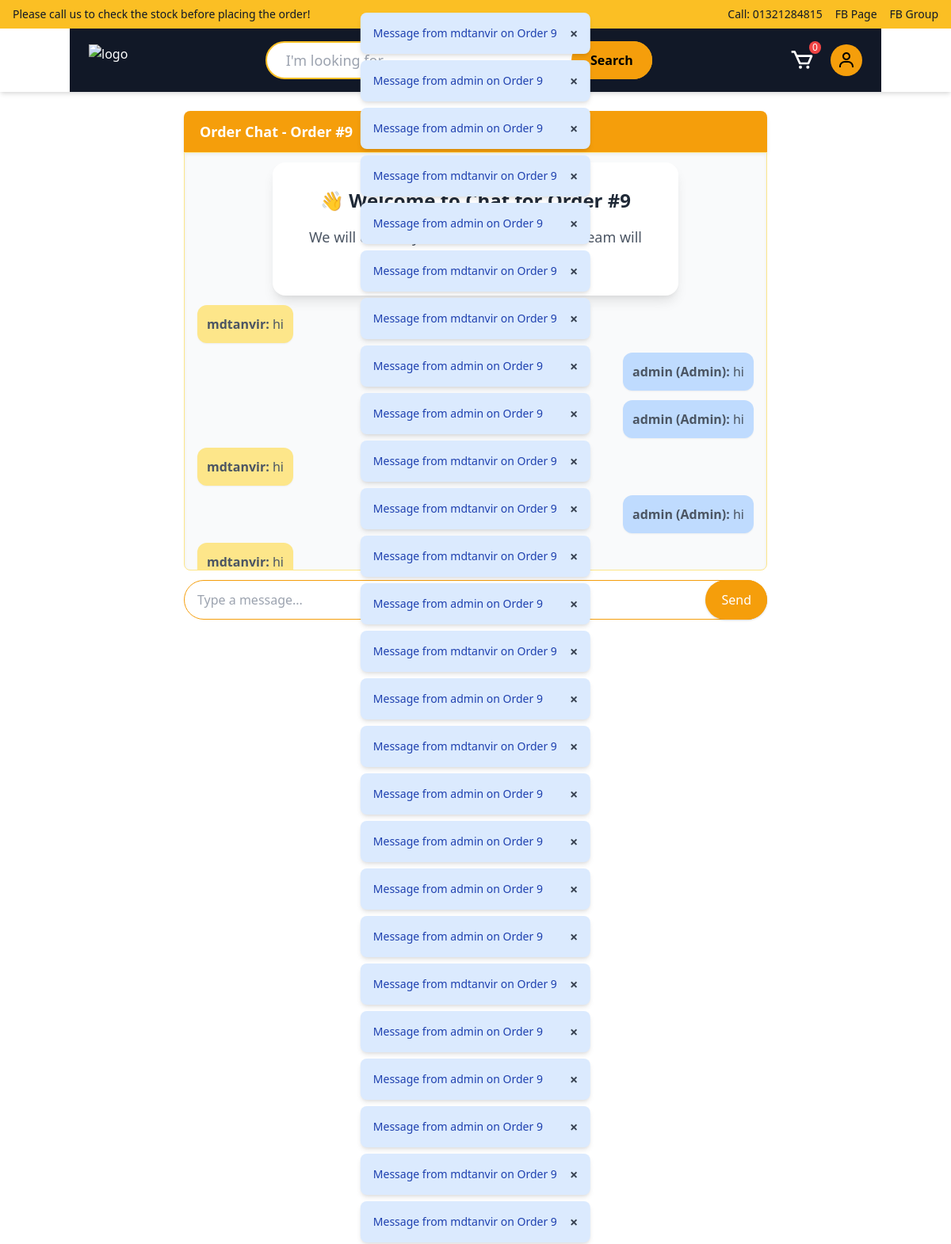
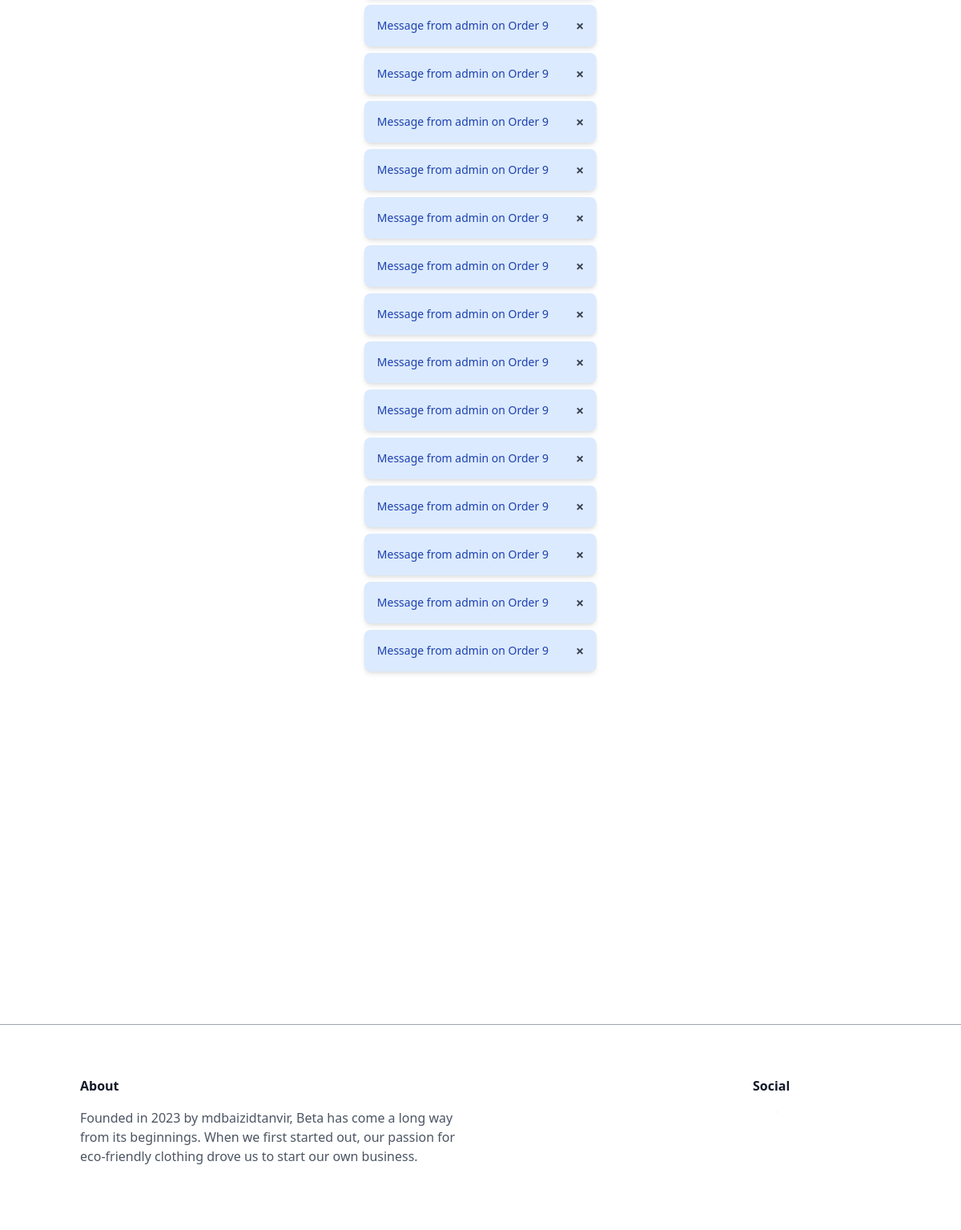
The app's page /messages/order/9/ (signed in) with its own data (2 pictures, top to bottom).
### messageapp/models.py (models this page shows)
class Message(models.Model):
    order = models.ForeignKey(Order, on_delete=models.CASCADE, related_name="messages")
    sender = models.ForeignKey(User, on_delete=models.CASCADE)
    text = models.TextField()
    is_admin = models.BooleanField(default=False)
    is_read = models.BooleanField(default=False)  # ✅ new field
    timestamp = models.DateTimeField(auto_now_add=True)
    def __str__(self):
        return f"Message from {self.sender.username} on Order {self.order.id}"

### app/models.py (models this page shows, shortened)
class Order(models.Model):
    STATUS_CHOICES = [
        ('pending', 'Pending'),
        ('shipped', 'Shipped'),
        ('delivered', 'Delivered'),
            ('cancelled', 'Cancelled'),  # ✅ new
    ]
    PAYMENT_STATUS_CHOICES = [
        ('pending', 'Pending'),
        ('paid', 'Paid'),
        ('failed', 'Failed'),
    ]
    user = models.ForeignKey(User, on_delete=models.CASCADE, null=True, blank=True)
    products = models.ManyToManyField(Product, through='OrderItem')
    total_price = models.DecimalField(max_digits=10, decimal_places=2, null=True, blank=True)
    created_at = models.DateTimeField(auto_now_add=True)
    status = models.CharField(max_length=100, choices=STATUS_CHOICES, default='pending')
    payment_staus = models.CharField(max_length=300, choices=PAYMENT_STATUS_CHOICES, default='pending')
    email = models.EmailField()
    phone = models.CharField(max_length=100)
    address = models.TextField()
    zip_code = models.CharField(max_length=20)
    delivery_date = models.DateField(null=True, blank=True)
    card_last4 = models.CharField(max_length=4, blank=True, null=True)
    paid_at = models.DateTimeField(null=True, blank=True)  # ✅ new field to track when payment was made
    stripe_payment_intent = models.CharField(max_length=255, null=True, blank=True)  # ✅ Add this line

### messageapp/views.py (the view)
# urls.py: path("messages/order/<int:order_id>/", views.order_messages, name="order_messages"),
@login_required
def order_messages(request, order_id):
    order = get_object_or_404(Order, id=order_id)
    if not request.user.is_staff and order.user != request.user:
        return HttpResponseForbidden("You cannot access this order.")
    messages = order.messages.all().order_by('timestamp')
    return render(request, 'message/order_messages.html', {
        'order': order,
        'messages': messages
    })

### templates/message/order_messages.html (shortened to what this page needs)
{% extends "base.html" %}
{% block body %}
<div class="mx-auto max-w-3xl h-[20rem] container px-4 mt-6 flex flex-col" style="height: 642px">
    <div class="py-3 px-5 bg-yellow-500 rounded-t-lg text-white font-bold text-lg shadow-md">
        Order Chat - Order #{{ order.id }}
    </div>
<div id="chat-box" class="flex-1 overflow-y-auto px-4 py-3 space-y-3 flex flex-col bg-gray-50 border border-yellow-200 rounded-b-lg shadow-inner">
  <div class="flex items-center justify-center min-h-[40vh]">
  <div class="text-center bg-white shadow-lg rounded-2xl p-8 max-w-lg">
    <h1 class="text-lg md:text-2xl font-bold text-gray-800 mb-4">
      👋 Welcome to Chat for Order #{{ order.id }}
    </h1>
    <p class="text-gray-600 text-base md:text-lg leading-relaxed">
      We will discuss your order here, and our team will respond shortly.
    </p>
  </div>
</div>
    {% for msg in messages %}
        <div class="p-3 rounded-xl  max-w-[70%] break-words shadow-sm {% if  msg.is_admin %} bg-blue-200 self-end text-right {% else %}bg-yellow-200 self-start text-left {% endif %}"><b>{{ msg.sender.username }}{% if msg.is_admin %} (Admin){% endif %}:</b> {{ msg.text }}</div>
    {% endfor %}
</div>
    <div class="relative mt-3">
<button id="chat-message-send"  class="absolute top-0 right-0 h-full px-5 bg-yellow-500 text-white rounded-full hover:bg-yellow-600 transition duration-300 shadow">Send</button>
</div>
</div>
{% endblock %}

### templates/base.html (shortened to what this page needs)
<!DOCTYPE html>
<html lang="en">
<head>
  <link rel="stylesheet" href="https://unpkg.com/tailwindcss@2.2.19/dist/tailwind.min.css"/>
</head>
<body class="bg-white text-gray-600 work-sans leading-normal text-base tracking-normal min-h-screen flex flex-col">
  {% include 'Navbar.html' %}
{% if messages %}
  <div class="fixed top-4 left-1/2 transform -translate-x-1/2 z-50 space-y-2">
    {% for message in messages %}
      <div class="flex items-center justify-between px-4 py-3 rounded-lg shadow-md text-sm
                  {% if message.tags == 'success' %} bg-green-100 text-green-800
                  {% elif message.tags == 'error' %} bg-red-100 text-red-800
                  {% elif message.tags == 'warning' %} bg-yellow-100 text-yellow-800
                  {% else %} bg-blue-100 text-blue-800 {% endif %} fade-message">
        <span>{{ message }}</span>
        <button class="ml-4 text-lg font-bold text-gray-700 hover:text-gray-900 close-btn">&times;</button>
      </div>
    {% endfor %}
  </div>
{% endif %}
  <main class="flex-grow">
    {% block body %}
    {% endblock %}
  </main>
  <footer class="mt-auto bg-white py-8 border-t border-gray-400">
    <div class="container mx-auto flex px-3 py-8">
      <div class="w-full mx-auto flex flex-wrap">
        <div class="flex w-full lg:w-1/2">
          <div class="px-3 md:px-0">
            <h3 class="font-bold text-gray-900">About</h3>
            <p class="py-4">
              Founded in 2023 by mdbaizidtanvir, Beta  has come a long way from its beginnings. When we first started out, our passion for eco-friendly clothing drove us to start our own business.
            </p>
          </div>
        </div>
        <div class="flex w-full lg:w-1/2 lg:justify-end lg:text-right mt-6 md:mt-0">
          <div class="px-3 md:px-0">
            <h3 class="text-left font-bold text-gray-900">Social</h3>
            <div class="w-full flex items-center py-4 mt-0">
              <a href="#" class="mx-2">
                <svg class="w-6 h-6 fill-current" viewBox="0 0 24 24">
                  <path d="M23.953 4.57a10 10 0 01-2.825.775..."></path>
                </svg>
              </a>
              <a href="#" class="mx-2">
                <svg class="w-6 h-6 fill-current" viewBox="0 0 24 24">
                  <path d="M24 12.073c0-6.627-5.373-12..."></path>
                </svg>
              </a>
              <a href="#" class="mx-2">
                <svg class="w-6 h-6 fill-current" viewBox="0 0 24 24">
                  <path d="M12 0C8.74 0 8.333.015..."></path>
                </svg>
              </a>
              <a href="#" class="mx-2">
                <svg class="w-6 h-6 fill-current" viewBox="0 0 24 24">
                  <path d="M12.017 0C5.396 0 .029 5.367..."></path>
                </svg>
              </a>
            </div>
          </div>
        </div>
      </div>
    </div>
  </footer>
</body>
</html>

### records on screen
Message: sender+order "Message from mdtanvir on Order 9", sender.username "mdtanvir", text "hi"
Message: sender+order "Message from admin on Order 9", sender.username "admin", is_admin "(Admin)", text "hi"
Message: sender+order "Message from admin on Order 9", sender.username "admin", is_admin "(Admin)", text "hi"
Message: sender+order "Message from mdtanvir on Order 9", sender.username "mdtanvir", text "hi"
Message: sender+order "Message from admin on Order 9", sender.username "admin", is_admin "(Admin)", text "hi"
Message: sender+order "Message from mdtanvir on Order 9", sender.username "mdtanvir", text "hi"
Message: sender+order "Message from mdtanvir on Order 9"
Message: sender+order "Message from admin on Order 9"
Message: sender+order "Message from admin on Order 9"
Message: sender+order "Message from mdtanvir on Order 9"
Message: sender+order "Message from mdtanvir on Order 9"
Message: sender+order "Message from mdtanvir on Order 9"
Message: sender+order "Message from admin on Order 9"
Message: sender+order "Message from mdtanvir on Order 9"
Message: sender+order "Message from admin on Order 9"
Message: sender+order "Message from mdtanvir on Order 9"
Message: sender+order "Message from admin on Order 9"
Message: sender+order "Message from admin on Order 9"
Message: sender+order "Message from admin on Order 9"
Message: sender+order "Message from admin on Order 9"
Message: sender+order "Message from mdtanvir on Order 9"
Message: sender+order "Message from admin on Order 9"
Message: sender+order "Message from admin on Order 9"
Message: sender+order "Message from admin on Order 9"
Message: sender+order "Message from mdtanvir on Order 9"
Message: sender+order "Message from mdtanvir on Order 9"
Message: sender+order "Message from admin on Order 9"
Message: sender+order "Message from admin on Order 9"
Message: sender+order "Message from admin on Order 9"
Message: sender+order "Message from admin on Order 9"
Message: sender+order "Message from admin on Order 9"
Message: sender+order "Message from admin on Order 9"
Message: sender+order "Message from admin on Order 9"
Message: sender+order "Message from admin on Order 9"
Message: sender+order "Message from admin on Order 9"
Message: sender+order "Message from admin on Order 9"
Message: sender+order "Message from admin on Order 9"
Message: sender+order "Message from admin on Order 9"
Message: sender+order "Message from admin on Order 9"
Message: sender+order "Message from admin on Order 9"
Order: id "9"

### other values on screen
{{ request.session.cart|length|default:"0" }} "0"
